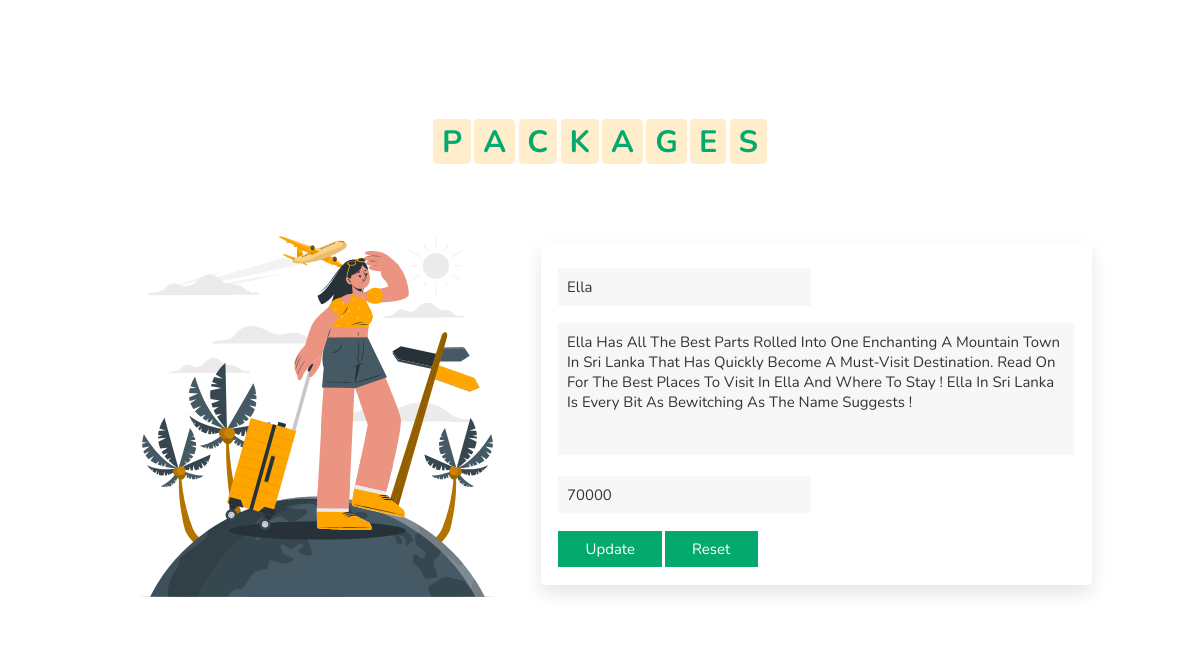
/packagesdetailform.php?pid=1, run on the app's committed database.
### tables this page shows
CREATE TABLE `packages` (
  `pid` int(15) NOT NULL,
  `pname` varchar(50) NOT NULL,
  `description` varchar(512) NOT NULL,
  `price` decimal(10,0) NOT NULL
);

### packagesdetailform.php (the view, shortened to what this page needs)
<?php
include 'dbconnection\dbconnect.php';
$pname = "";
$description = "";
$price= "";
if (isset($_GET['pid'])) {
    $id = $_GET['pid'];
    $data = mysqli_query($conn, "SELECT * FROM packages WHERE pid='$id'");
    $data = mysqli_fetch_assoc($data);
    $pname = $data['pname'];
    $description = $data['description'];
    $price = $data['price'];
}
?>
<!DOCTYPE html>
<html lang="en">
<head>
    <link rel="stylesheet" href="https://unpkg.com/swiper/swiper-bundle.min.css" />
    <link rel="stylesheet" href="https://cdnjs.cloudflare.com/ajax/libs/font-awesome/5.15.3/css/all.min.css">
    <link rel="stylesheet" href="css/style.css">
</head>
<body>
    <section class="contact regform" id="regform">
        <h1 class="heading">
            <span>P</span>
            <span>A</span>
            <span>C</span>
            <span>K</span>
            <span>A</span>
            <span>G</span>
            <span>E</span>
            <span>S</span>
        </h1>
        <div class="row">
            <div class="image">
                <img src="images/book-img.svg" alt="">
            </div>
            <form action="" method="POST">
                <div class="inputBox">
                    <input type="text" name="pname" placeholder="Package Name" value="<?php echo $pname; ?>" required>
                </div>
                <textarea placeholder="Description" name="description" id="description" cols="30" rows="10"><?php echo $description; ?></textarea>
                <div class="inputBox">
                <input type="text" name="price" placeholder="Enter price" value="<?php echo $price; ?>" required>
                </div>
                <input type="submit" name="submit" class="btn" value="Update">
                <input type="reset" name="reset" class="btn" value="reset">
            </form>
        </div>
    </section>
</body>
</html>

### css/style.css (style rules this page uses)
:root { --green: #04aa6d; }
* { font-family: 'Nunito', sans-serif; margin: 0; padding: 0; box-sizing: border-box; text-transform: capitalize; outline: none; border: none; text-decoration: none; transition: all .2s linear; }
html { font-size: 62.5%; overflow-x: hidden; scroll-padding-top: 6rem; scroll-behavior: smooth; }
section { padding: 1rem 9%; }
.heading { text-align: center; padding: 4.5rem 0 }
.heading span { font-size: 3.5rem; background: rgba(255, 165, 0, .2); color: var(--green); border-radius: .5rem; padding: .2rem 1rem; }
.btn { display: inline-block; margin-top: 1rem; background: var(--green); color: #fff; padding: .8rem 3rem; border: .2rem solid var(--green); cursor: pointer; font-size: 1.7rem; }
.contact .row { display: flex; flex-wrap: wrap; gap: 1.5rem; align-items: center; }
.contact .row .image { flex: 1 1 35rem; }
.contact .row .image img { width: 100%; }
.contact .row form { flex: 1 1 50rem; padding: 2rem; box-shadow: 0 1rem 2rem rgba(0, 0, 0, .1); border-radius: .5rem; }
.contact .row form .inputBox { display: flex; flex-wrap: wrap; justify-content: space-between; }
.contact .row form .inputBox input, .contact .row form textarea { width: 49%; margin: 1rem 0; padding: 1rem; font-size: 1.7rem; color: #333; background: #f7f7f7; text-transform: none; }
.contact .row form textarea { height: 15rem; resize: none; width: 100%; }
.contact.regform { margin-top: 06%; }
@media (max-width:1200px) { html { font-size: 55%; } }

### data on the page
packages: pname "Ella", description "Ella Has All The Best Parts Rolled Into One Enchanting A Mountain Town In Sri Lanka That Has Quickly Become A Must-Visit Destination. Read On For The Best Places To Visit In Ella And Where To Stay ! Ella In Sri Lanka Is Every Bit As Bewitching As The Name Suggests !", price "70000"
